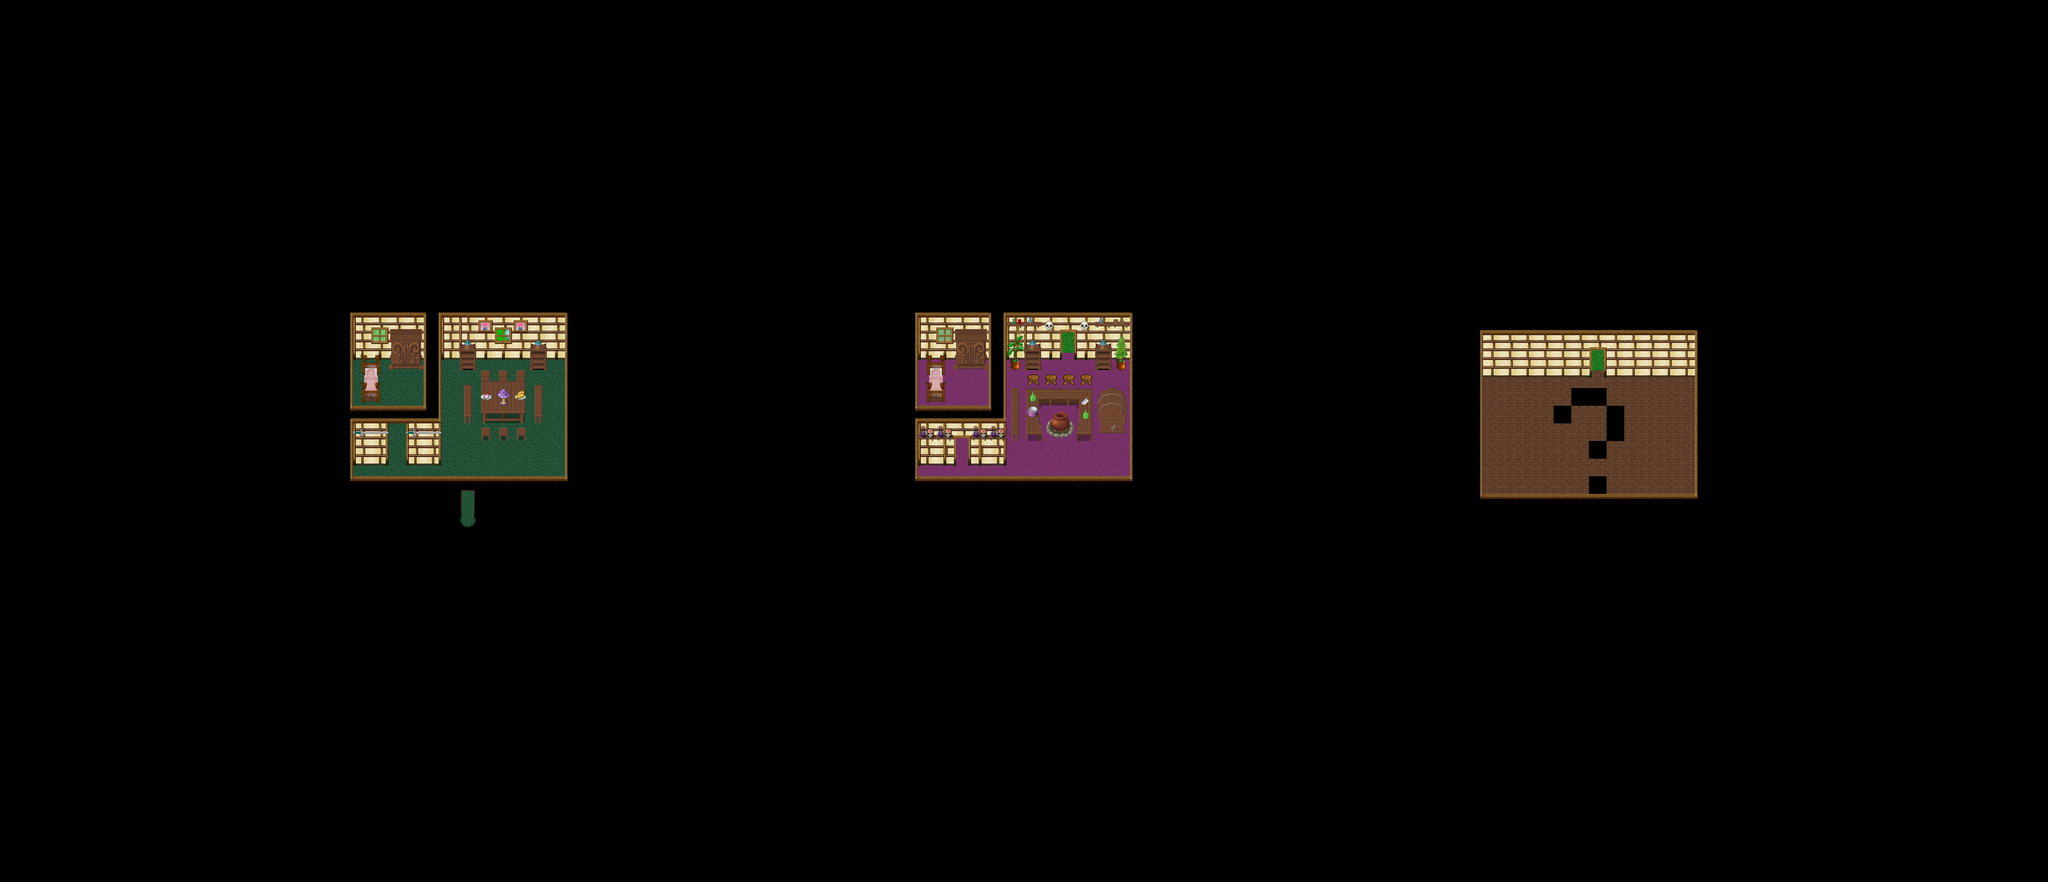

A 2D game scene composited from a Tiled map and its tileset images. What follows is a short description and the map's XML, with each tile layer's data collapsed to a summary:
An orthogonal 116x50 tile map with 32x32 px tiles, 3 tile layers (Ground, Fringe, Top), 1 hidden layer not drawn, 10 tilesets and 11 objects (2x warp, NPC).

<map version="1.0" orientation="orthogonal" width="116" height="50" tilewidth="32" tileheight="32">
 <properties>
  <property name="music" value="Magick - Real.ogg" />
  <property name="name" value="Casa de Fada" />
  <property name="pasta" value="casaFada" />
 </properties>
 <tileset firstgid="1" name="Collision" tilewidth="32" tileheight="32">
  <image source="../graphics/tiles/collision.png" width="64" height="32" />
 </tileset>
 <tileset firstgid="3" name="Woodland (interno)" tilewidth="32" tileheight="32">
  <image source="../graphics/tiles/woodland_indoor.png" width="512" height="512" />
 </tileset>
 <tileset firstgid="259" name="inn" tilewidth="32" tileheight="32">
  <image source="../graphics/tiles/inn.png" width="512" height="512" />
 </tileset>
 <tileset firstgid="515" name="cabanainfada" tilewidth="32" tileheight="32">
  <image source="../graphics/tiles/cabana_in_fada.png" width="256" height="224" />
 </tileset>
 <tileset firstgid="571" name="cabanainteto" tilewidth="32" tileheight="32">
  <image source="../graphics/tiles/cabana_in_teto.png" width="256" height="160" />
 </tileset>
 <tileset firstgid="611" name="cabana_in_fada2" tilewidth="32" tileheight="32">
  <image source="../graphics/tiles/cabana_in_fada2.png" width="352" height="96" />
 </tileset>
 <tileset firstgid="644" name="cabana_in_x3_fada" tilewidth="32" tileheight="96">
  <image source="../graphics/tiles/cabana_in_x3_fada.png" width="320" height="96" />
 </tileset>
 <tileset firstgid="654" name="woodland_indoor_x2" tilewidth="32" tileheight="32">
  <image source="../graphics/tiles/woodland_indoor_x2.png" width="512" height="64" />
 </tileset>
 <tileset firstgid="686" name="woodland_indoor_x3" tilewidth="32" tileheight="96">
  <image source="../graphics/tiles/woodland_indoor_x3.png" width="512" height="96" />
 </tileset>
 <tileset firstgid="702" name="Woodland_ground" tilewidth="32" tileheight="32">
  <image source="../graphics/tiles/Woodland_ground.png" width="512" height="512" />
 </tileset>
 <layer name="Ground" width="116" height="50">
  <data>[5800 cells, 5800 non-empty, 23 distinct tile ids]</data>
 </layer>
 <layer name="Fringe" width="116" height="50">
  <data>[5800 cells, 90 non-empty, 49 distinct tile ids]</data>
 </layer>
 <layer name="Top" width="116" height="50">
  <data>[5800 cells, 270 non-empty, 33 distinct tile ids]</data>
 </layer>
 <layer name="Collision" width="116" height="50" visible="0">
  <data>[5800 cells, 5525 non-empty, 1 distinct tile ids]</data>
 </layer>
 <objectgroup name="Objects" width="116" height="50">
  <object name="PersonagenNpc" type="NPC" x="704" y="683" width="48" height="27" />
  <object name="paraFora1" type="warp" x="832" y="928" width="32" height="32">
   <properties>
    <property name="dest_map" value="009-3" />
    <property name="dest_x" value="4416" />
    <property name="dest_y" value="1536" />
   </properties>
  </object>
  <object name="ParaFora2" type="warp" x="1920" y="608" width="32" height="32">
   <properties>
    <property name="dest_map" value="009-3" />
    <property name="dest_x" value="5504" />
    <property name="dest_y" value="1792" />
   </properties>
  </object>
  <object x="0" y="0" width="640" height="640" />
  <object x="1024" y="0" width="640" height="640" />
  <object x="0" y="960" width="640" height="640" />
  <object x="1024" y="960" width="640" height="640" />
  <object x="2048" y="0" width="640" height="640" />
  <object x="2048" y="960" width="640" height="640" />
  <object x="3072" y="0" width="640" height="640" />
  <object x="3072" y="960" width="640" height="640" />
 </objectgroup>
</map>
